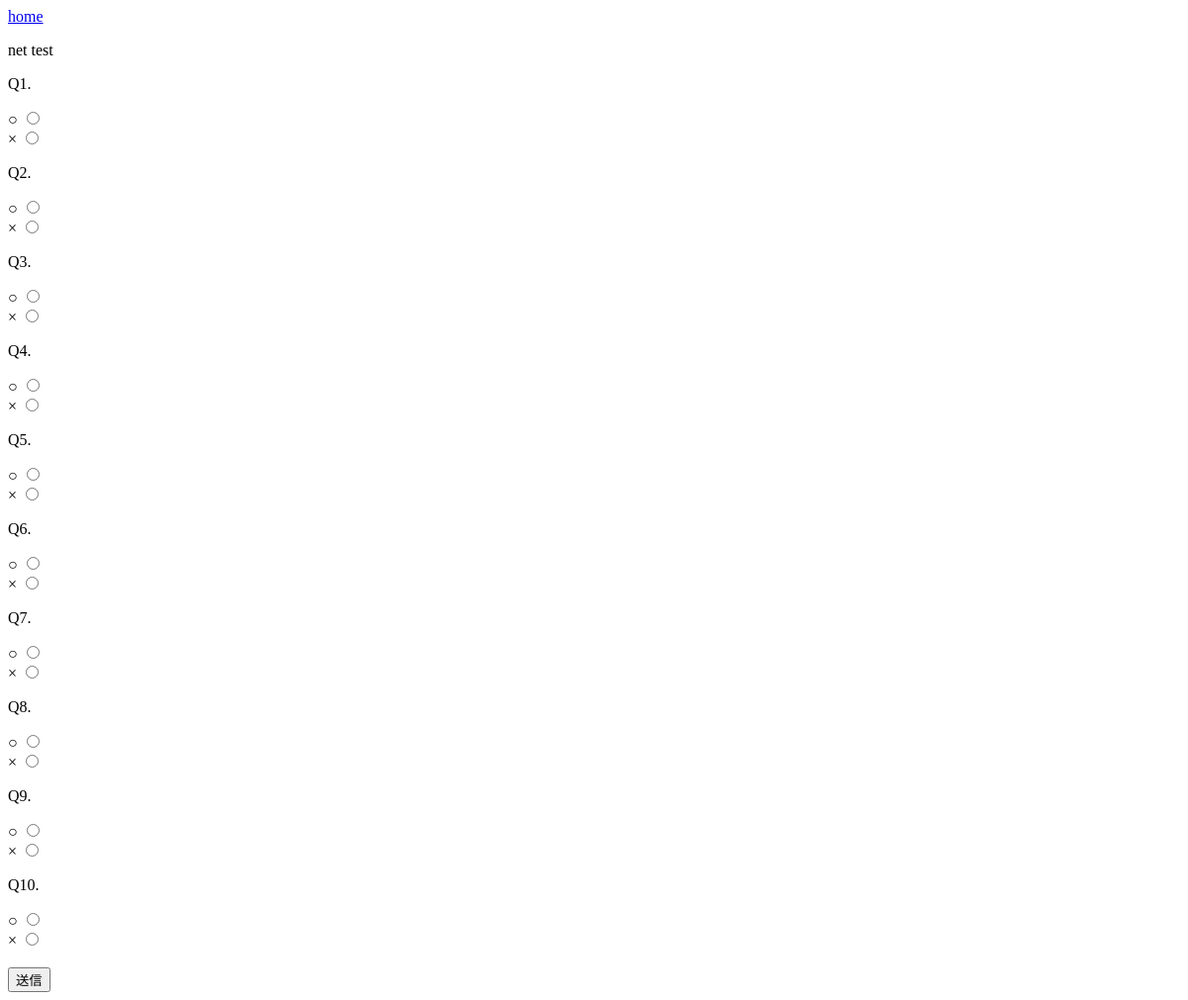
The page /skil/1/nettest/ on the database as committed earlier.
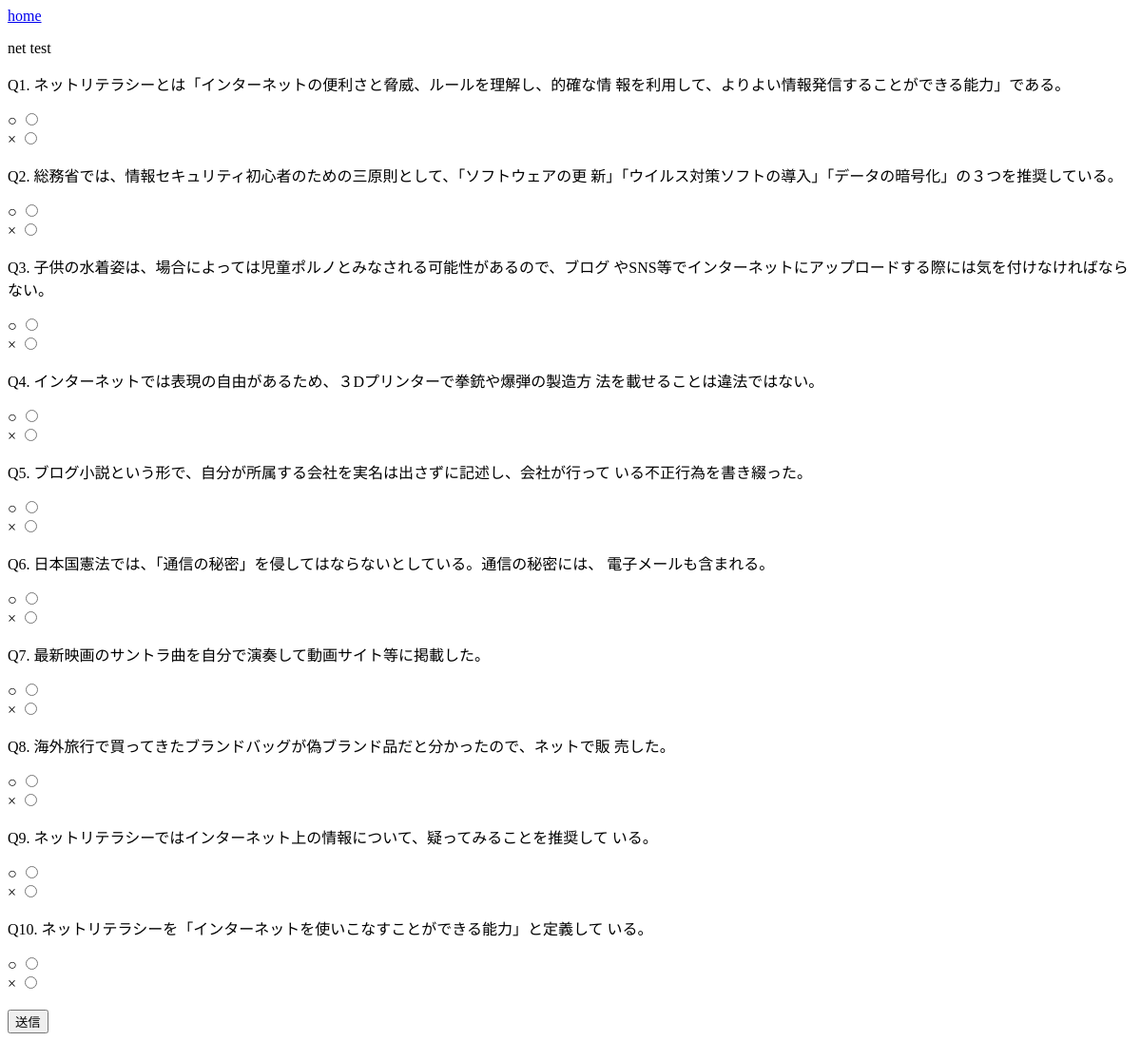
The same page on the database as committed later.
### skil/models.py (models this page shows, shortened)
class Nquestion(models.Model):
    number = models.IntegerField(default=0)
    ques = models.TextField()
    answer = models.CharField(max_length=1)
    com = models.TextField(blank=True, null=True)

### skil/views.py (the view, shortened to what this page needs)
# urls.py: path('<int:net_id>/nettest/', views.nettest, name='NT'),
def nettest(request, net_id):
    if request.method == 'GET':
        net = Nquestion.objects.filter(id__gte=10*net_id-9).filter(id__lt=10*net_id+1)
        data = {'net':net}
        return render(request, 'skil/net_test.html', data)

### skil/templates/skil/net_test.html (shortened to what this page needs)
<!DOCTYPE html>
<html>
    <head>
    </head>
    <body>
        <a href="{% url 'index' %}">home</a>
        <br>
        <p>net test</p>
        <form name="ques" method="post">
            <p>Q1. {{ net.0.ques }}</p>
            <label for="radio11">○</label>
            <input id="radio11" name="option0" type="radio" value="○" required><br>
            <label for="radio12">×</label>
            <input id="radio12" name="option0" type="radio" value="×"><br>
            <p>Q2. {{ net.1.ques }}</p>
            <label for="radio21">○</label>
            <input id="radio21" name="option1" type="radio" value="○" required><br>
            <label for="radio22">×</label>
            <input id="radio22" name="option1" type="radio" value="×"><br>
            <p>Q3. {{ net.2.ques }}</p>
            <label for="radio31">○</label>
            <input id="radio31" name="option2" type="radio" value="○" required><br>
            <label for="radio32">×</label>
            <input id="radio32" name="option2" type="radio" value="×"><br>
            <p>Q4. {{ net.3.ques }}</p>
            <label for="radio41">○</label>
            <input id="radio41" name="option3" type="radio" value="○" required><br>
            <label for="radio42">×</label>
            <input id="radio42" name="option3" type="radio" value="2"><br>
            <p>Q5. {{ net.4.ques }}</p>
            <label for="radio51">○</label>
            <input id="radio51" name="option4" type="radio" value="○" required><br>
            <label for="radio52">×</label>
            <input id="radio52" name="option4" type="radio" value="×"><br>
            <p>Q6. {{ net.5.ques }}</p>
            <label for="radio61">○</label>
            <input id="radio61" name="option5" type="radio" value="○" required><br>
            <label for="radio62">×</label>
            <input id="radio62" name="option5" type="radio" value="×"><br>
            <p>Q7. {{ net.6.ques }}</p>
            <label for="radio71">○</label>
            <input id="radio71" name="option6" type="radio" value="○" required><br>
            <label for="radio72">×</label>
            <input id="radio72" name="option6" type="radio" value="×"><br>
            <p>Q8. {{ net.7.ques }}</p>
            <label for="radio81">○</label>
            <input id="radio81" name="option7" type="radio" value="○" required><br>
            <label for="radio82">×</label>
            <input id="radio82" name="option7" type="radio" value="×"><br>
            <p>Q9. {{ net.8.ques }}</p>
            <label for="radio91">○</label>
            <input id="radio91" name="option8" type="radio" value="○" required><br>
            <label for="radio92">×</label>
            <input id="radio92" name="option8" type="radio" value="×"><br>
            <p>Q10. {{ net.9.ques }}</p>
            <label for="radio01">○</label>
            <input id="radio01" name="option9" type="radio" value="○" required><br>
            <label for="radio02">×</label>
            <input id="radio02" name="option9" type="radio" value="×"><br>
            <br>
            <input type="submit" name="ques" value="送信">
        </form>
    </body>
</html>

Rows that differ between the two databases and show on the page:
added Nquestion: ques "ネットリテラシーとは「インターネットの便利さと脅威、ルールを理解し、的確な情 報を利用して、よりよい情報発信することができる能力」である。"
added Nquestion: ques "総務省では、情報セキュリティ初心者のための三原則として、「ソフトウェアの更 新」「ウイルス対策ソフトの導入」「データの暗号化」の３つを推奨している。"
added Nquestion: ques "子供の水着姿は、場合によっては児童ポルノとみなされる可能性があるので、ブログ やSNS等でインターネットにアップロードする際には気を付けなければならない。"
added Nquestion: ques "インターネットでは表現の自由があるため、３Dプリンターで拳銃や爆弾の製造方 法を載せることは違法ではない。"
added Nquestion: ques "ブログ小説という形で、自分が所属する会社を実名は出さずに記述し、会社が行って いる不正行為を書き綴った。"
added Nquestion: ques "日本国憲法では、「通信の秘密」を侵してはならないとしている。通信の秘密には、 電子メールも含まれる。"
added Nquestion: ques "最新映画のサントラ曲を自分で演奏して動画サイト等に掲載した。"
added Nquestion: ques "海外旅行で買ってきたブランドバッグが偽ブランド品だと分かったので、ネットで販 売した。"
added Nquestion: ques "ネットリテラシーではインターネット上の情報について、疑ってみることを推奨して いる。"
added Nquestion: ques "ネットリテラシーを「インターネットを使いこなすことができる能力」と定義して いる。"
